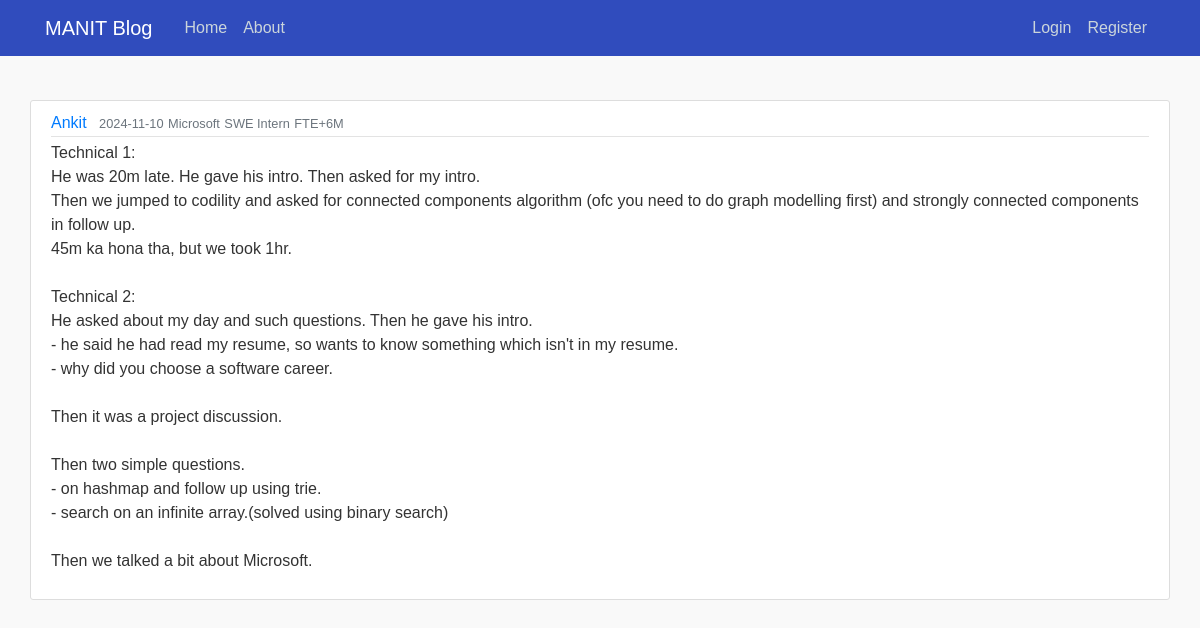
The app's page /post/4 with its own data.
### flaskblog/models.py (models this page shows, shortened)
class User(db.Model, UserMixin):
    id = db.Column(db.Integer, primary_key=True)
    username = db.Column(db.String(20), unique=True, nullable=False)
    name = db.Column(db.String(100), nullable=False)
    email = db.Column(db.String(120), unique=True, nullable=False)
    image_file = db.Column(db.String(20), nullable=False, default='default.jpg')
    password = db.Column(db.String(40), nullable=False)
    posts = db.relationship('Post', backref='author', lazy=True)

class Post(db.Model):
    id = db.Column(db.Integer, primary_key=True)
    title = db.Column(db.String(100), nullable=False)
    branch = db.Column(db.String(100), nullable=False)
    verdict = db.Column(db.String(20), nullable=False)
    type = db.Column(db.String(100), nullable=False)
    interview_date = db.Column(db.String(20), nullable=True)
    date_posted = db.Column(db.DateTime, nullable=False, default=datetime.utcnow)
    content = db.Column(db.Text, nullable=False)
    role = db.Column(db.String(100), nullable=False)
    round = db.Column(db.String(100), nullable=False)
    user_id = db.Column(db.Integer, db.ForeignKey('user.id'), nullable=False)

### flaskblog/routes.py (the view)
@app.route("/post/<int:post_id>")
def post(post_id):
    post = Post.query.get_or_404(post_id)
    return render_template("post.html", title=post.title, post=post)

### flaskblog/routes.py (called while the page is built)
@app.context_processor
def base():
    form = SearchForm()
    return dict(form=form)

### flaskblog/templates/post.html (shortened to what this page needs)
{% extends "layout.html" %}
{% block content %}
        <article class="media content-section">
          <div class="media-body">
            <div class="article-metadata">
              <a class="mr-2" href="#">{{ post.author.username }}</a>
              <small class="text-muted">{{ post.date_posted.strftime('%Y-%m-%d') }}</small>
                <small class="text-muted">{{post.title}}</small>
                <small class="text-muted">{{post.role}}</small>
                <small class="text-muted">{{post.type}}</small>
            </div>
            <p class="article-content">{{ post.content }}</p>
          </div>
        </article>
{% endblock content %}

### flaskblog/templates/layout.html (shortened to what this page needs)
<!doctype html>
<html>
<head>
    <link rel="stylesheet" href="https://cdn.jsdelivr.net/npm/bootstrap@4.4.1/dist/css/bootstrap.min.css">
    <link rel="stylesheet" type="text/css" href="{{url_for('static', filename='main.css')}}">
</head>
<body>
<header class="site-header">
  <nav class="navbar navbar-expand-md navbar-dark bg-steel fixed-top">
    <div class="container">
      <a class="navbar-brand mr-4" href="/">MANIT Blog</a>
      <div class="collapse navbar-collapse" id="navbarToggle">
        <div class="navbar-nav mr-auto">
          <a class="nav-item nav-link" href="{{ url_for('home') }}">Home</a>
          <a class="nav-item nav-link" href="{{ url_for('about') }}">About</a>
        </div>
        <div class="navbar-nav">
          {% if current_user.is_authenticated%}
             <a class="nav-item nav-link" href="{{ url_for('new_post') }}">New Post</a>
             <a class="nav-item nav-link" href="{{ url_for('account') }}">Account</a>
             <a class="nav-item nav-link" href="{{ url_for('logout') }}">Logout</a>
          {% else %}
             <a class="nav-item nav-link" href="{{ url_for('login') }}">Login</a>
             <a class="nav-item nav-link" href="{{ url_for('register') }}">Register</a>
          {% endif %}
        </div>
      </div>
    </div>
  </nav>
</header>
<main role="main" class="container">
  <div class="row">
      {% block content %}{% endblock %}
  </div>
</main>
</body>
</html>

### flaskblog/static/main.css (style rules this page uses)
body { color: #333333; margin-top: 5rem; }
.bg-steel { background-color: #304CBD; }
.site-header .navbar-nav .nav-link { color: #cbd5db; }
.content-section { background: #ffffff; padding: 10px 20px; border: 1px solid #dddddd; border-radius: 3px; margin-bottom: 20px; }
.article-content { white-space: pre-line; }
.article-metadata { padding-bottom: 1px; margin-bottom: 4px; border-bottom: 1px solid #e3e3e3 }
body { font-family: Arial, sans-serif; display: flex; justify-content: center; padding: 20px; background-color: #f9f9f9; }

### records on screen
User: author.username "Ankit"
Post: date_posted "2024-11-10", title "Microsoft", role "SWE Intern", type "FTE+6M", content "Technical 1: He was 20m late. He gave his intro. Then asked for my intro. Then we jumped to codility and asked for connected components algorithm (ofc you need to do graph modelling first) and strongly connected components in follow up. 45m ka hona tha, but we took 1hr. Technical 2: He asked about my day and such questions. Then he gave his intro. - he said he had read my resume, so wants to know something which isn't in my resume. - why did you choose a software career. Then it was a project discussion. Then two simple questions. - on hashmap and follow up using trie. - search on an infinite array.(solved using binary search) Then we talked a bit about Microsoft."
